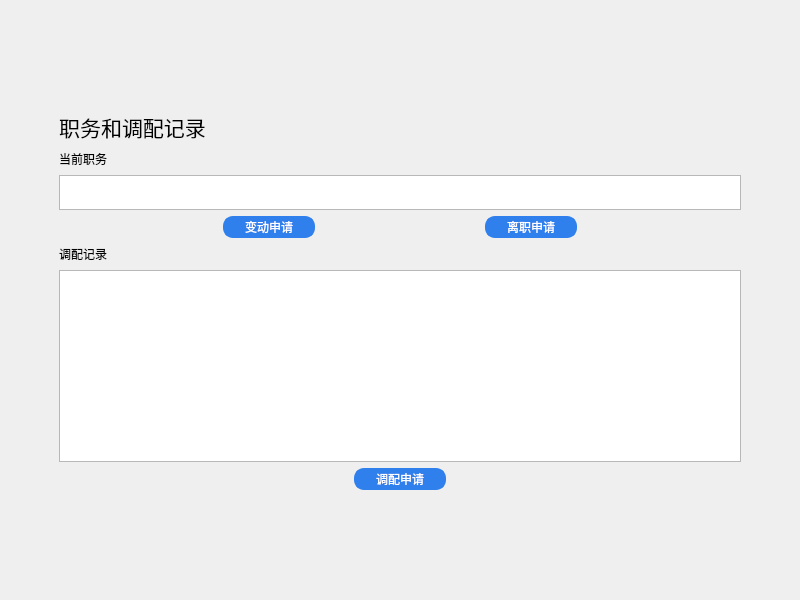
<?xml version="1.0" encoding="UTF-8"?>
<ui version="4.0">
 <class>Deployment_Emp</class>
 <widget class="QWidget" name="Deployment_Emp">
  <property name="geometry">
   <rect>
    <x>0</x>
    <y>0</y>
    <width>800</width>
    <height>600</height>
   </rect>
  </property>
  <property name="windowTitle">
   <string>Widget</string>
  </property>
  <layout class="QGridLayout" name="gridLayout">
   <property name="leftMargin">
    <number>50</number>
   </property>
   <property name="topMargin">
    <number>50</number>
   </property>
   <property name="rightMargin">
    <number>50</number>
   </property>
   <property name="bottomMargin">
    <number>50</number>
   </property>
   <item row="0" column="0">
    <widget class="QWidget" name="Deployment" native="true">
     <layout class="QVBoxLayout" name="verticalLayout">
      <item>
       <spacer name="verticalSpacer_16">
        <property name="orientation">
         <enum>Qt::Vertical</enum>
        </property>
        <property name="sizeHint" stdset="0">
         <size>
          <width>20</width>
          <height>40</height>
         </size>
        </property>
       </spacer>
      </item>
      <item>
       <layout class="QHBoxLayout" name="horizontalLayout">
        <item>
         <widget class="QLabel" name="label">
          <property name="minimumSize">
           <size>
            <width>121</width>
            <height>31</height>
           </size>
          </property>
          <property name="font">
           <font>
            <pointsize>16</pointsize>
           </font>
          </property>
          <property name="text">
           <string>职务和调配记录</string>
          </property>
          <property name="alignment">
           <set>Qt::AlignCenter</set>
          </property>
         </widget>
        </item>
        <item>
         <spacer name="horizontalSpacer">
          <property name="orientation">
           <enum>Qt::Horizontal</enum>
          </property>
          <property name="sizeHint" stdset="0">
           <size>
            <width>40</width>
            <height>20</height>
           </size>
          </property>
         </spacer>
        </item>
       </layout>
      </item>
      <item>
       <layout class="QHBoxLayout" name="horizontalLayout_16">
        <item>
         <widget class="QLabel" name="label_8">
          <property name="minimumSize">
           <size>
            <width>36</width>
            <height>20</height>
           </size>
          </property>
          <property name="maximumSize">
           <size>
            <width>16777215</width>
            <height>20</height>
           </size>
          </property>
          <property name="text">
           <string>当前职务</string>
          </property>
         </widget>
        </item>
        <item>
         <spacer name="horizontalSpacer_19">
          <property name="orientation">
           <enum>Qt::Horizontal</enum>
          </property>
          <property name="sizeHint" stdset="0">
           <size>
            <width>40</width>
            <height>20</height>
           </size>
          </property>
         </spacer>
        </item>
       </layout>
      </item>
      <item>
       <widget class="QTextBrowser" name="textBrowser">
        <property name="minimumSize">
         <size>
          <width>467</width>
          <height>35</height>
         </size>
        </property>
        <property name="maximumSize">
         <size>
          <width>16777215</width>
          <height>35</height>
         </size>
        </property>
       </widget>
      </item>
      <item>
       <layout class="QHBoxLayout" name="horizontalLayout_14">
        <item>
         <spacer name="horizontalSpacer_16">
          <property name="orientation">
           <enum>Qt::Horizontal</enum>
          </property>
          <property name="sizeHint" stdset="0">
           <size>
            <width>18</width>
            <height>20</height>
           </size>
          </property>
         </spacer>
        </item>
        <item>
         <widget class="QPushButton" name="dplmtChange">
          <property name="styleSheet">
           <string notr="true">#dplmtChange {
    font: 25 10pt '微软雅黑 Light';
    color: rgb(255,255,255);
	padding-left:20px;
	padding-right:20px;
    background-color: #2F80ED;
    border: 2px solid #2F80ED;
    border-radius: 10px;
}

#dplmtChange:hover {
 	border: 2px solid #1652AB;
    background-color: #1652AB;
}

#dplmtChange:pressed {
	 border: 2px solid #FFFFFF;
    background-color: #1652AB;
}</string>
          </property>
          <property name="text">
           <string>变动申请</string>
          </property>
         </widget>
        </item>
        <item>
         <spacer name="horizontalSpacer_12">
          <property name="orientation">
           <enum>Qt::Horizontal</enum>
          </property>
          <property name="sizeHint" stdset="0">
           <size>
            <width>40</width>
            <height>20</height>
           </size>
          </property>
         </spacer>
        </item>
        <item>
         <widget class="QPushButton" name="dplmtLeave">
          <property name="styleSheet">
           <string notr="true">#dplmtLeave {
    font: 25 10pt '微软雅黑 Light';
    color: rgb(255,255,255);
	padding-left:20px;
	padding-right:20px;
    background-color: #2F80ED;
    border: 2px solid #2F80ED;
    border-radius: 10px;
}

#dplmtLeave:hover {
 	border: 2px solid #1652AB;
    background-color: #1652AB;
}

#dplmtLeave:pressed {
	 border: 2px solid #FFFFFF;
    background-color: #1652AB;
}</string>
          </property>
          <property name="text">
           <string>离职申请</string>
          </property>
         </widget>
        </item>
        <item>
         <spacer name="horizontalSpacer_17">
          <property name="orientation">
           <enum>Qt::Horizontal</enum>
          </property>
          <property name="sizeHint" stdset="0">
           <size>
            <width>18</width>
            <height>20</height>
           </size>
          </property>
         </spacer>
        </item>
       </layout>
      </item>
      <item>
       <layout class="QHBoxLayout" name="horizontalLayout_17">
        <item>
         <widget class="QLabel" name="label_9">
          <property name="text">
           <string>调配记录</string>
          </property>
         </widget>
        </item>
        <item>
         <spacer name="horizontalSpacer_18">
          <property name="orientation">
           <enum>Qt::Horizontal</enum>
          </property>
          <property name="sizeHint" stdset="0">
           <size>
            <width>40</width>
            <height>20</height>
           </size>
          </property>
         </spacer>
        </item>
       </layout>
      </item>
      <item>
       <widget class="QTableView" name="deployment">
        <property name="sizePolicy">
         <sizepolicy hsizetype="Preferred" vsizetype="Preferred">
          <horstretch>0</horstretch>
          <verstretch>0</verstretch>
         </sizepolicy>
        </property>
        <property name="minimumSize">
         <size>
          <width>427</width>
          <height>192</height>
         </size>
        </property>
       </widget>
      </item>
      <item>
       <layout class="QHBoxLayout" name="horizontalLayout_15">
        <item>
         <spacer name="horizontalSpacer_14">
          <property name="orientation">
           <enum>Qt::Horizontal</enum>
          </property>
          <property name="sizeHint" stdset="0">
           <size>
            <width>40</width>
            <height>20</height>
           </size>
          </property>
         </spacer>
        </item>
        <item>
         <widget class="QPushButton" name="dplmtDeployment">
          <property name="styleSheet">
           <string notr="true">#dplmtDeployment {
    font: 25 10pt '微软雅黑 Light';
    color: rgb(255,255,255);
	padding-left:20px;
	padding-right:20px;
    background-color: #2F80ED;
    border: 2px solid #2F80ED;
    border-radius: 10px;
}

#dplmtDeployment:hover {
 	border: 2px solid #1652AB;
    background-color: #1652AB;
}

#dplmtDeployment:pressed {
	 border: 2px solid #FFFFFF;
    background-color: #1652AB;
}</string>
          </property>
          <property name="text">
           <string>调配申请</string>
          </property>
         </widget>
        </item>
        <item>
         <spacer name="horizontalSpacer_15">
          <property name="orientation">
           <enum>Qt::Horizontal</enum>
          </property>
          <property name="sizeHint" stdset="0">
           <size>
            <width>40</width>
            <height>20</height>
           </size>
          </property>
         </spacer>
        </item>
       </layout>
      </item>
      <item>
       <spacer name="verticalSpacer">
        <property name="orientation">
         <enum>Qt::Vertical</enum>
        </property>
        <property name="sizeHint" stdset="0">
         <size>
          <width>20</width>
          <height>40</height>
         </size>
        </property>
       </spacer>
      </item>
     </layout>
    </widget>
   </item>
  </layout>
 </widget>
 <resources/>
 <connections/>
</ui>
